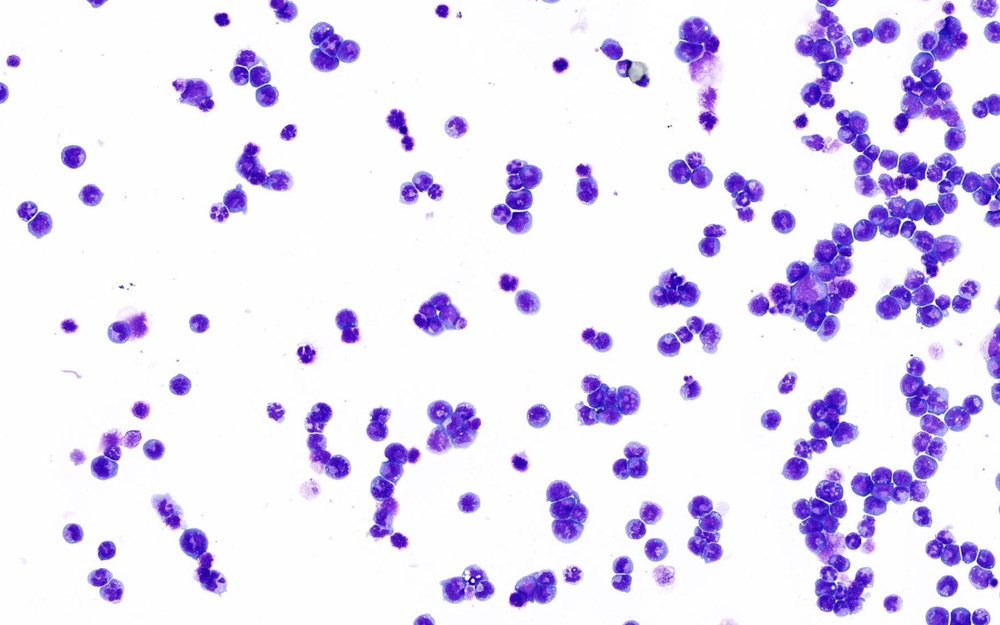
#> input picture Pipeline/output/contourOrig.jpg, 1000 x 625 px, shrunk from 1440 x 900 before the run, given as the content of the folder cells, which was not available
$ python lobeAnalysis.py   (older library calls are emulated)
#> lines starting #> are read from the running program, lines starting #| are printed output that depends on the picture; after the words box and inside, x2 and y2 are one past the last pixel; in counts of white or black regions, pixels touching at a corner belong together; pictures that were not available may be replaced by others from this repository, and a replacement may not be noted
import numpy as np
import scipy as sp
from scipy import signal
import pandas as pd
import cv2
from matplotlib import pyplot as plt
import os
import copy
from progress.bar import Bar

#setting manual values
cellThreshValue = 200
nucThreshValue = 80
otsu=True
mainOutputDir = 'output'
mainInputDir = 'cells'

#function for calculating circularity
def calcCirc(cont):
	return 4*np.pi*cv2.contourArea(cont)/cv2.arcLength(cont, True)**2

try:
	inDir = os.listdir(mainInputDir)
except:
	print("Sad.")
	quit()

imageData = []

#importing image and making grayscale
for image in inDir:
	if image == ".DS_Store" or image == "._.DS_Store":
		continue
	try:
		os.mkdir('output/%s'%image[:-4])
	except:
		pass

	print("Analysing nuclei %s..."%image)

	#bar = Bar('\tProcessing', max=noCellCon)
	#bar.next()
	try:
		img = cv2.imread('%s/%s'%(mainInputDir, image))
#> img is the input picture: shape (625, 1000, 3); mean B, G, R 246.3, 224.2, 230.8
		img = img[98:img.shape[0]-98, 98:img.shape[1]-98]
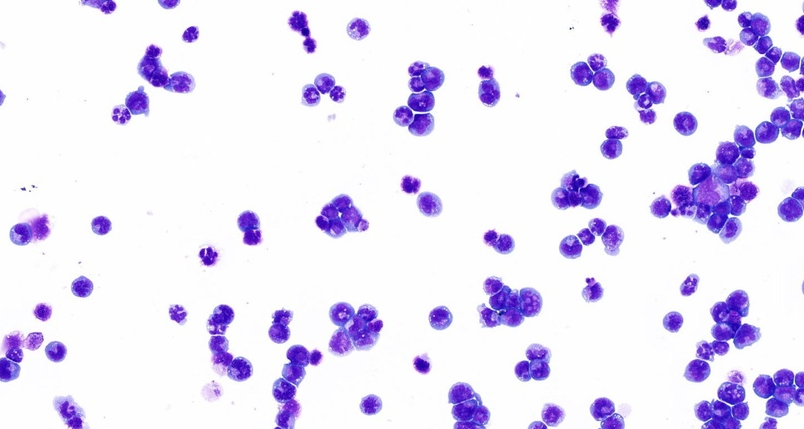
#> img: shape (429, 804, 3); mean B, G, R 246.7, 225.7, 232.1
		gray = cv2.cvtColor(img, cv2.COLOR_BGR2GRAY)
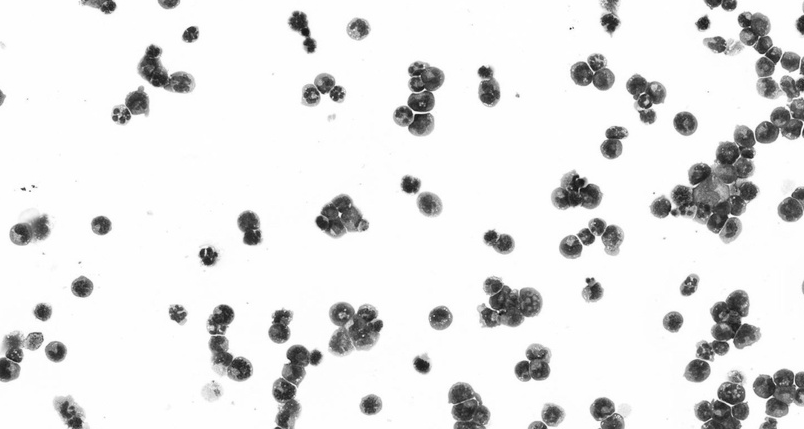
#> gray: shape (429, 804); min 15, max 255, mean 230
	except:
		print("%s isn't an image file!"%image)
		continue

	#thresholding for cells
	ret, cellThresh = cv2.threshold(gray, cellThreshValue, 255, cv2.THRESH_BINARY_INV)
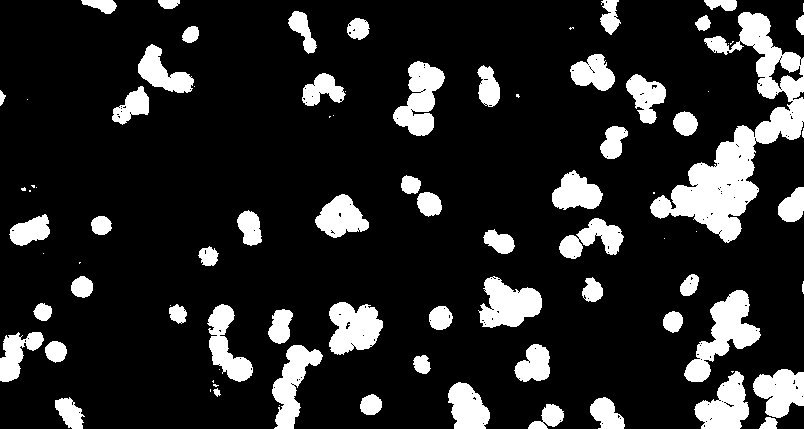
#> cellThresh: shape (429, 804); 15.7% white; 86 white regions (28 under 20 px)
#> ret = 200

	#generating contours around cells
	img2, cellCon, hierarchy = cv2.findContours(cellThresh, cv2.RETR_TREE, cv2.CHAIN_APPROX_SIMPLE)
#> cellCon = 283 contours, 222 with area under 20; largest, box (x1, y1, x2, y2) and area: (650, 12, 804, 243) 10300, (684, 290, 761, 382) 2676, (478, 276, 542, 328) 2039, (393, 61, 445, 136) 2032, (329, 302, 383, 355) 1996

	#generate output and summary stats
	nucData = []
	cellData = []
	totCellArea = 0
	totNucArea = 0
	validCells = 0
	totNucCount = 0

	#iterate through contours and isolate

	cellArea = cv2.contourArea(cellCon[0])
#> cellArea = 132
	totCellArea += cellArea
#> totCellArea = 132
	x, y, width, height = cv2.boundingRect(cellCon[0])
#> x = 759; y = 417; width = 19; height = 12

	#creating mask for cells
	cell = img[y:y+height, x:x+width]
	cellGrey = cv2.cvtColor(cell, cv2.COLOR_BGR2GRAY)

	#nuclear masking
	if otsu:
		noBackCellGrey = []
		for j in cellGrey.tolist():
			for i in j:
				if i < 240:
					noBackCellGrey.append(i)
#> this loop made 12 passes
#> after the loop, noBackCellGrey = 184 values, max 238 at index 38, min 56 at index 56, mean 133

		retFG, fakeNucThresh = cv2.threshold(np.array(noBackCellGrey).astype(np.uint8), 0, 255, cv2.THRESH_BINARY_INV+cv2.THRESH_OTSU)
#> retFG = 141; fakeNucThresh = 184 values, max 255 at index 18, min 0 at index 0, mean 155.2
		ret, nucThresh = cv2.threshold(cellGrey, retFG, 255, cv2.THRESH_BINARY_INV)
#> ret = 141
	else:
		ret, nucThresh = cv2.threshold(cellGrey, nucThreshValue, 255, cv2.THRESH_BINARY_INV)

	#ret, nucConRaw, hierarchy = cv2.findContours(nucThresh, cv2.RETR_CCOMP, cv2.CHAIN_APPROX_SIMPLE)
	#nucCon = sorted(nucConRaw, key=lambda x: -cv2.contourArea(x))

	#distance transforms
	distTrans = cv2.distanceTransform(nucThresh, cv2.DIST_L2, 3)
	distTrans *= 255/np.amax(distTrans)
	cv2.imwrite('output/%s/%sThresh.jpg'%(image[:-4], image[:-4]), nucThresh)
	cv2.imwrite('output/%s/%sDT.jpg'%(image[:-4], image[:-4]), distTrans)

	ret, DTThresh = cv2.threshold(distTrans, 150, 255, cv2.THRESH_BINARY)
	cv2.imwrite('output/%s/%sDTThresh.jpg'%(image[:-4], image[:-4]), DTThresh)
	cv2.imwrite('output/%s/%s.jpg'%(image[:-4], image[:-4]), img)

	noBackCellGrey.sort()

	#bimodality and laplacian calculations
#> (the run stopped early here; a loop or call above may not have finished)
